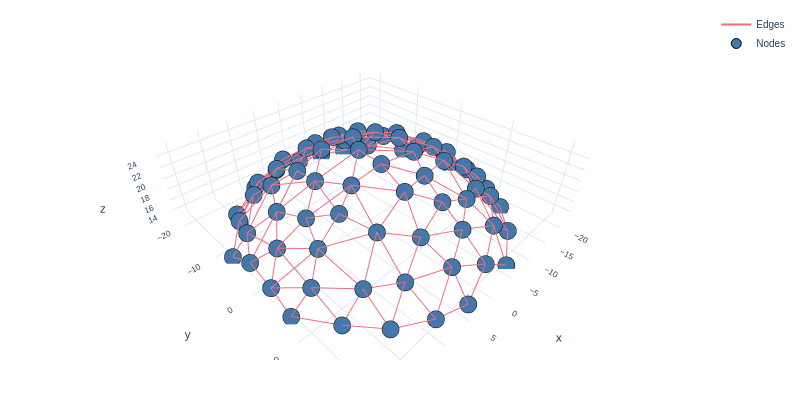

Notebook code cell kept with this figure:
### Markdown cell above
```{tip}
Hover the nodes to inspect features.
```

Using the `haversine` distance metric produces the same graph given the relative small shell radius.

### Code cell
graph_data = process_shell(shell_id=0, shells_df=shells_df, distance="haversine")
figure = plot_interactive_graph(graph_data)
figure.show(renderer=plotly_renderer)

### Figure 1 — Plotly figure (JSON) as saved in the notebook; plotly's stock layout.template omitted (floating-point values rounded to 4 significant figures; data arrays with more than 128 entries replaced by an {"elided": "..."} marker saying what was removed)
{"data": [{"hoverinfo": "none", "line": {"color": "#ef6f7f", "width": 2}, "mode": "lines", "name": "Edges", "type": "scatter3d", "x": {"elided": "1314 float values"}, "y": {"elided": "1314 float values"}, "z": {"elided": "1314 float values"}}, {"customdata": {"elided": "75x4 float values"}, "hovertemplate": "%{text}<br>x: %{x:.2f}<br>y: %{y:.2f}<br>z: %{z:.2f}<br>phi: %{customdata[0]:.2f}<br>theta: %{customdata[1]:.2f}<br>lambda: %{customdata[2]:.2f}<br>delta: %{customdata[3]:.2f}<extra></extra>", "marker": {"color": "#4477aa", "line": {"color": "black", "width": 1}, "size": 10}, "mode": "markers", "name": "Nodes", "text": ["Node 0", "Node 1", "Node 2", "Node 3", "Node 4", "Node 5", "Node 6", "Node 7", "Node 8", "Node 9", "Node 10", "Node 11", "Node 12", "Node 13", "Node 14", "Node 15", "Node 16", "Node 17", "Node 18", "Node 19", "Node 20", "Node 21", "Node 22", "Node 23", "Node 24", "Node 25", "Node 26", "Node 27", "Node 28", "Node 29", "Node 30", "Node 31", "Node 32", "Node 33", "Node 34", "Node 35", "Node 36", "Node 37", "Node 38", "Node 39", "Node 40", "Node 41", "Node 42", "Node 43", "Node 44", "Node 45", "Node 46", "Node 47", "Node 48", "Node 49", "Node 50", "Node 51", "Node 52", "Node 53", "Node 54", "Node 55", "Node 56", "Node 57", "Node 58", "Node 59", "Node 60", "Node 61", "Node 62", "Node 63", "Node 64", "Node 65", "Node 66", "Node 67", "Node 68", "Node 69", "Node 70", "Node 71", "Node 72", "Node 73", "Node 74"], "type": "scatter3d", "x": [-18.56, -13.92, -16.58, 14.57, 4.46, 6.689, 20.46, 3.688, 20.13, -19.55, 13.71, 13.4, -15.34, -1.833, 17.92, -10.06, -1.999, -9.478, 2.21, -5.837, -7.075, -11.9, 4.84, 3.373, -2.464, 17.68, -11.55, -7.611, -19.06, -7.91, 0.8278, -2.017, 3.643, 13.14, -2.605, 13.32, 8.795, 11.68, 17.27, 9.579, -5.528, -1.291, 1.066, 3.166, -12.09, -9.088, 8.419, 14.77, -14.46, -18.61, 16.71, -1.228, -16.93, 9.156, -6.326, -21.56, -6.779, 8.966, 8.602, 15.21, 3.44, 20.4, 20.63, -15.63, 8.412, -13.59, -19.27, -6.212, 10.11, 17.54, 10.48, -11.15, -6.717, -13.41, -1.333], "y": [-5.877, -10.49, 8.627, -3.385, -16.62, 3.201, 2.613, -20.63, -2.721, 4.825, 12.6, 16.91, -2.119, 19.99, -6.612, 12.24, -5.854, -16.44, 8.695, 13.39, -10.15, 2.556, 13.88, -7.053, 8.261, 7.539, -5.138, -1.12, -9.853, 17.21, -1.53, -21.62, 21.33, -12.16, -16.62, 1.614, 10.04, -8.881, 12.59, 15.63, 3.647, -10.21, 3.28, -11.24, 17.71, 6.759, 19.86, 5.636, -15.2, 0.3051, -11.12, 16.1, 13.53, -19.22, 21.01, -0.3237, -20.67, -1.682, -6.336, -15.01, 18.1, -7.51, 6.857, 2.736, -12.35, 13.04, 9.31, -14.23, -15.93, 0.5277, 4.915, -18.77, -5.581, 7.672, 12.41], "z": [16.32, 18.48, 17.2, 20.53, 18.68, 24.29, 14.83, 14.35, 15.25, 15.49, 17.27, 13.4, 20.13, 15.57, 16.74, 19.85, 24.64, 16.88, 23.76, 20.78, 22.18, 22.3, 20.72, 24.17, 23.89, 16.61, 22.03, 24.21, 13.6, 16.92, 25.34, 13.18, 13.3, 18.02, 19.03, 21.57, 21.61, 20.73, 13.72, 17.58, 24.52, 23.22, 25.16, 22.56, 13.61, 22.73, 13.41, 19.88, 14.32, 17.28, 15.57, 19.61, 13.25, 13.86, 12.8, 13.43, 13.11, 23.71, 23.04, 13.73, 17.49, 13.15, 13.14, 19.83, 20.54, 17.05, 13.68, 20.1, 17.0, 18.37, 22.61, 12.98, 23.85, 20.16, 22.12]}], "layout": {"colorway": ["#4477aa", "#ef6f7f", "#288b39", "#288b39", "#aa3377", "#000000"], "font": {"family": "Arial", "size": 10}, "height": 400, "margin": {"b": 40, "l": 40, "r": 10, "t": 10}, "scene": {"aspectmode": "data"}, "width": 800, "xaxis": {"linecolor": "black", "mirror": "allticks", "showgrid": false, "showline": true, "ticks": "inside", "title": {"standoff": 3}, "zeroline": false}, "yaxis": {"automargin": true, "linecolor": "black", "mirror": "allticks", "showgrid": false, "showline": true, "ticks": "inside", "title": {"standoff": 3}, "zeroline": false}}}
